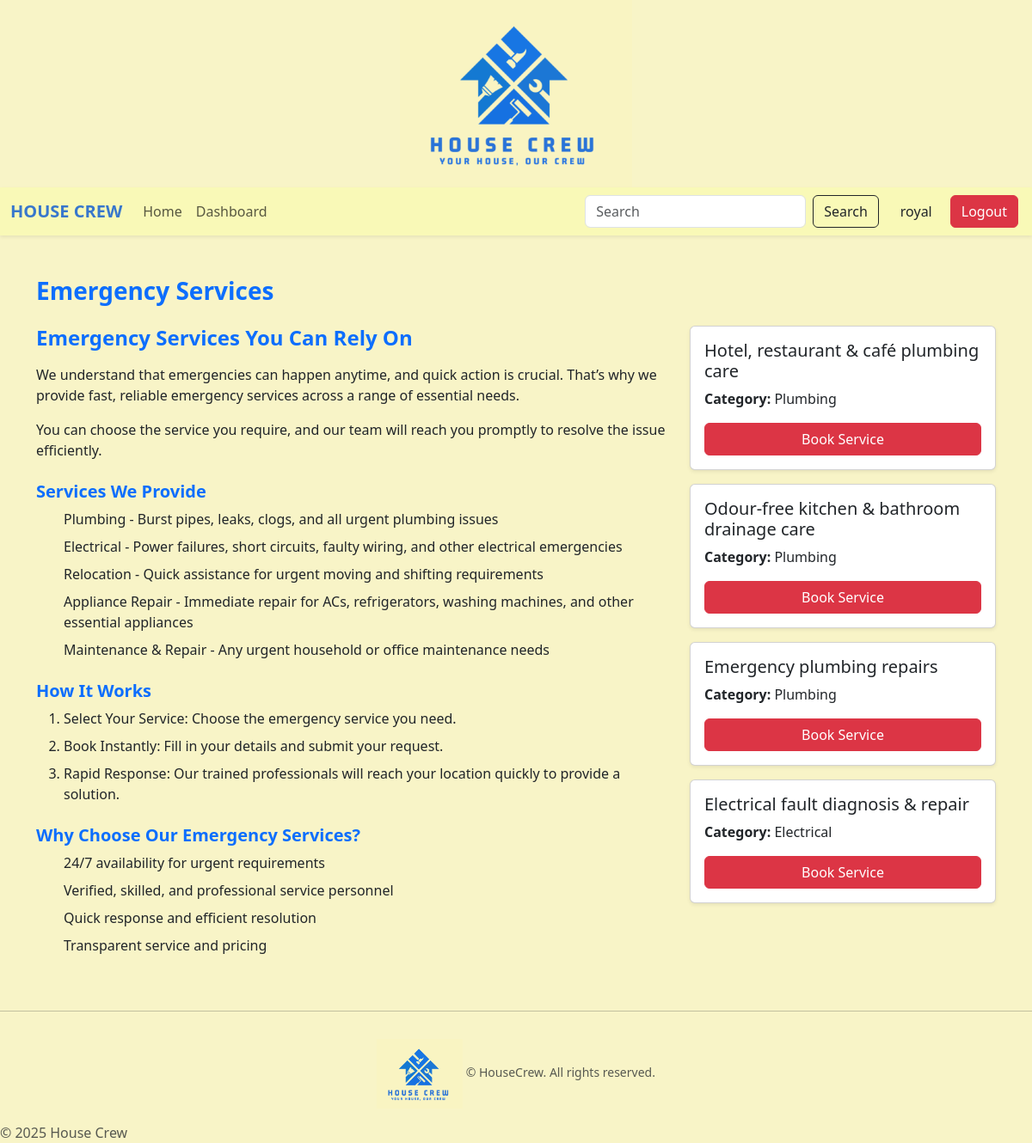
Page /emergency_services/ (signed in) on the committed database.
### admin_app/models.py (models this page shows, shortened)
class AddServices(models.Model):
    crew=models.ForeignKey(HouseCrew, on_delete=models.CASCADE, null=False, blank=False, related_name='services')
    name_of_service=models.CharField(max_length=100)
    description=models.TextField()
    base_charge=models.DecimalField(max_digits=10, decimal_places=2)
    category=models.ForeignKey(S_Category, on_delete=models.CASCADE, null=True, blank=False, related_name='services')
    is_emergency=models.BooleanField(default=False)

class HouseCrew(models.Model):
    h_services=models.CharField(max_length=100)
    s_category=models.ForeignKey(S_Category, on_delete=models.CASCADE, null=False, blank=False )
    is_emergency=models.BooleanField(default=False)
    class Meta:
        unique_together=('h_services', 's_category')

class S_Category(models.Model):
    category=models.CharField(max_length=60)
    slug = models.SlugField(unique=True, blank=True, db_index=True)

### user_app/views.py (the view)
# urls.py: path('emergency_services/',views.emergency_services,name='emergency_services'),
@login_required
def emergency_services(request):
    services= AddServices.objects.filter(is_emergency=True)
    return render(request, 'user_app/emergency_services.html', {'services' : services})

### user_app/templates/user_app/emergency_services.html (shortened to what this page needs)
{% extends "user_app/base.html" %}
{% block content %}
<div class="container my-5">
    <h3 class="fw-bold text-primary mb-4">Emergency Services</h3>
    <div class="row">
        <div class="col-md-8">
            <h4 class="fw-bold text-primary mb-3">Emergency Services You Can Rely On</h4>
            <p>
                We understand that emergencies can happen anytime, and quick action is crucial.
                That’s why we provide fast, reliable emergency services across a range of essential needs.
            </p>
            <p>
                You can choose the service you require, and our team will reach you promptly to resolve the issue efficiently.
            </p>
            <h5 class="fw-bold text-primary mt-4">Services We Provide</h5>
            <ul class="mb-3" style="list-style:none;">
                <li class="mb-2">Plumbing - Burst pipes, leaks, clogs, and all urgent plumbing issues</li>
                <li class="mb-2">Electrical - Power failures, short circuits, faulty wiring, and other electrical emergencies</li>
                <li class="mb-2">Relocation - Quick assistance for urgent moving and shifting requirements</li>
                <li class="mb-2">Appliance Repair - Immediate repair for ACs, refrigerators, washing machines, and other essential appliances</li>
                <li class="mb-2">Maintenance & Repair - Any urgent household or office maintenance needs</li>
            </ul>
            <h5 class="fw-bold text-primary mt-4">How It Works</h5>
            <ol class="mb-3">
                <li class="mb-2">Select Your Service: Choose the emergency service you need.</li>
                <li class="mb-2">Book Instantly: Fill in your details and submit your request.</li>
                <li class="mb-2">Rapid Response: Our trained professionals will reach your location quickly to provide a solution.</li>
            </ol>
            <h5 class="fw-bold text-primary mt-4">Why Choose Our Emergency Services?</h5>
            <ul class="mb-3" style="list-style:none;">
                <li class="mb-2">24/7 availability for urgent requirements</li>
                <li class="mb-2">Verified, skilled, and professional service personnel</li>
                <li class="mb-2">Quick response and efficient resolution</li>
                <li class="mb-2">Transparent service and pricing</li>
            </ul>
        </div>
        <div class="col-md-4">
            {% for service in services %}
            <div class="card shadow-sm mb-3">
                <div class="card-body">
                    <h5 class="card-title">{{ service.name_of_service }}</h5>
                    <p class="card-text"><strong>Category:</strong> {{ service.crew.s_category.category }}</p>
                    <form method="post" action="{% url 'book_emergency_services' service.id %}">
                        <button type="submit" class="btn btn-danger w-100" onclick="return confirmBooking()">Book Service</button>
                    </form>
                </div>
            </div>
            {% empty %}
            <p>No emergency services available right now.</p>
            {% endfor %}
        </div>
    </div>
</div>
{% endblock content %}

### user_app/templates/user_app/base.html (shortened to what this page needs)
{% load static %}
<!DOCTYPE html>
<html lang="en">
<head>
    <link href="https://cdn.jsdelivr.net/npm/bootstrap@5.3.8/dist/css/bootstrap.min.css" rel="stylesheet">
</head>
<body style="background-color: rgb(248, 244, 199);">
    <div class="top-banner" style="background-color:rgb(248, 244, 199);">
        <img src="{% static 'user_app/images/logo2.png' %}"  alt="logo" class="img-logo d-block mx-auto img-fluid" style="max-width:270px;">
    </div>
    <div>
        <nav class="navbar navbar-expand-lg shadow-sm">
            <div class="container-fluid">
                <a class="navbar-brand fw-bold" style="color:rgb(56, 119, 204);" href="{% url 'home' %}">HOUSE CREW</a>
                <div class="collapse navbar-collapse" id="navbarNav">
                    <ul class="navbar-nav">
                        <li class="nav-item">
                            <a class="nav-link" aria-current="page" href="{% url 'home' %}">Home</a>
                        </li>
                        {% if user.is_authenticated %}
                        <li class="nav-item">
                            {% if user.profile.role == 'ADMIN' %}
                                <a class="nav-link" href="{% url 'admin_dashboard' %}">Dashboard</a>
                            {% elif user.profile.role == 'COMPANY' %}
                                <li><a class="nav-link" href="{% url 'company_dashboard' %}">Dashboard</a></li>
                            {% else %}
                                <a class="nav-link" href="{% url 'house crew' %}">Dashboard</a>
                            {% endif %}
                        </li>
                        {% endif %}
                    </ul>
                </div>
                <form class="d-flex" role="search" method="get" action="{% url 'search' %}">
                    <input class="form-control me-2" type="search" name="q" placeholder="Search" aria-label="Search" required/>
                    <button class="btn btn-outline-dark" type="submit">Search</button>
                </form>
            </div>
            {% if user.is_authenticated %}
            <li class="nav-item dropdown" style="list-style:none;">
                <a class="btn" href="#" id="userDropdown" role="button" data-bs-toggle="dropdown" aria-expanded="false">
                <span class="me-2">{{ user.username }}</span>
                </a>
            </li>
            <form method="post" action="{% url 'logout' %}" class="d-inline">
            <button type="submit" class="btn btn-danger me-3">
            Logout
            </button>
            </form>
            {% endif %}
        </nav>
    </div>
    {% block content %}
    {% endblock content %}
    <hr>
<footer class="text-light mt-auto" style="background-color:rgb(248,244,199)">
    <div class="container py-3 text-center small text-muted" >
        <img src="{% static 'user_app/images/logo2.png' %}"  alt="logo" class="img-logo img-fluid" style="max-width:100px;">
    ©  HouseCrew. All rights reserved.
    </div>
    <p class="mb-0 text-muted ">© 2025 House Crew</p>
</footer>
</body>
</html>

### user_app/templates/user_app/base.html (style rules this page uses)
.navbar { background-color: rgb(249, 249, 183); }

### rows in the picture
AddServices: name_of_service "Hotel, restaurant & café plumbing care", crew.s_category.category "Plumbing"
AddServices: name_of_service "Odour-free kitchen & bathroom drainage care", crew.s_category.category "Plumbing"
AddServices: name_of_service "Emergency plumbing repairs", crew.s_category.category "Plumbing"
AddServices: name_of_service "Electrical fault diagnosis & repair", crew.s_category.category "Electrical"

### other values in the picture
{{ user.username }} "royal"
